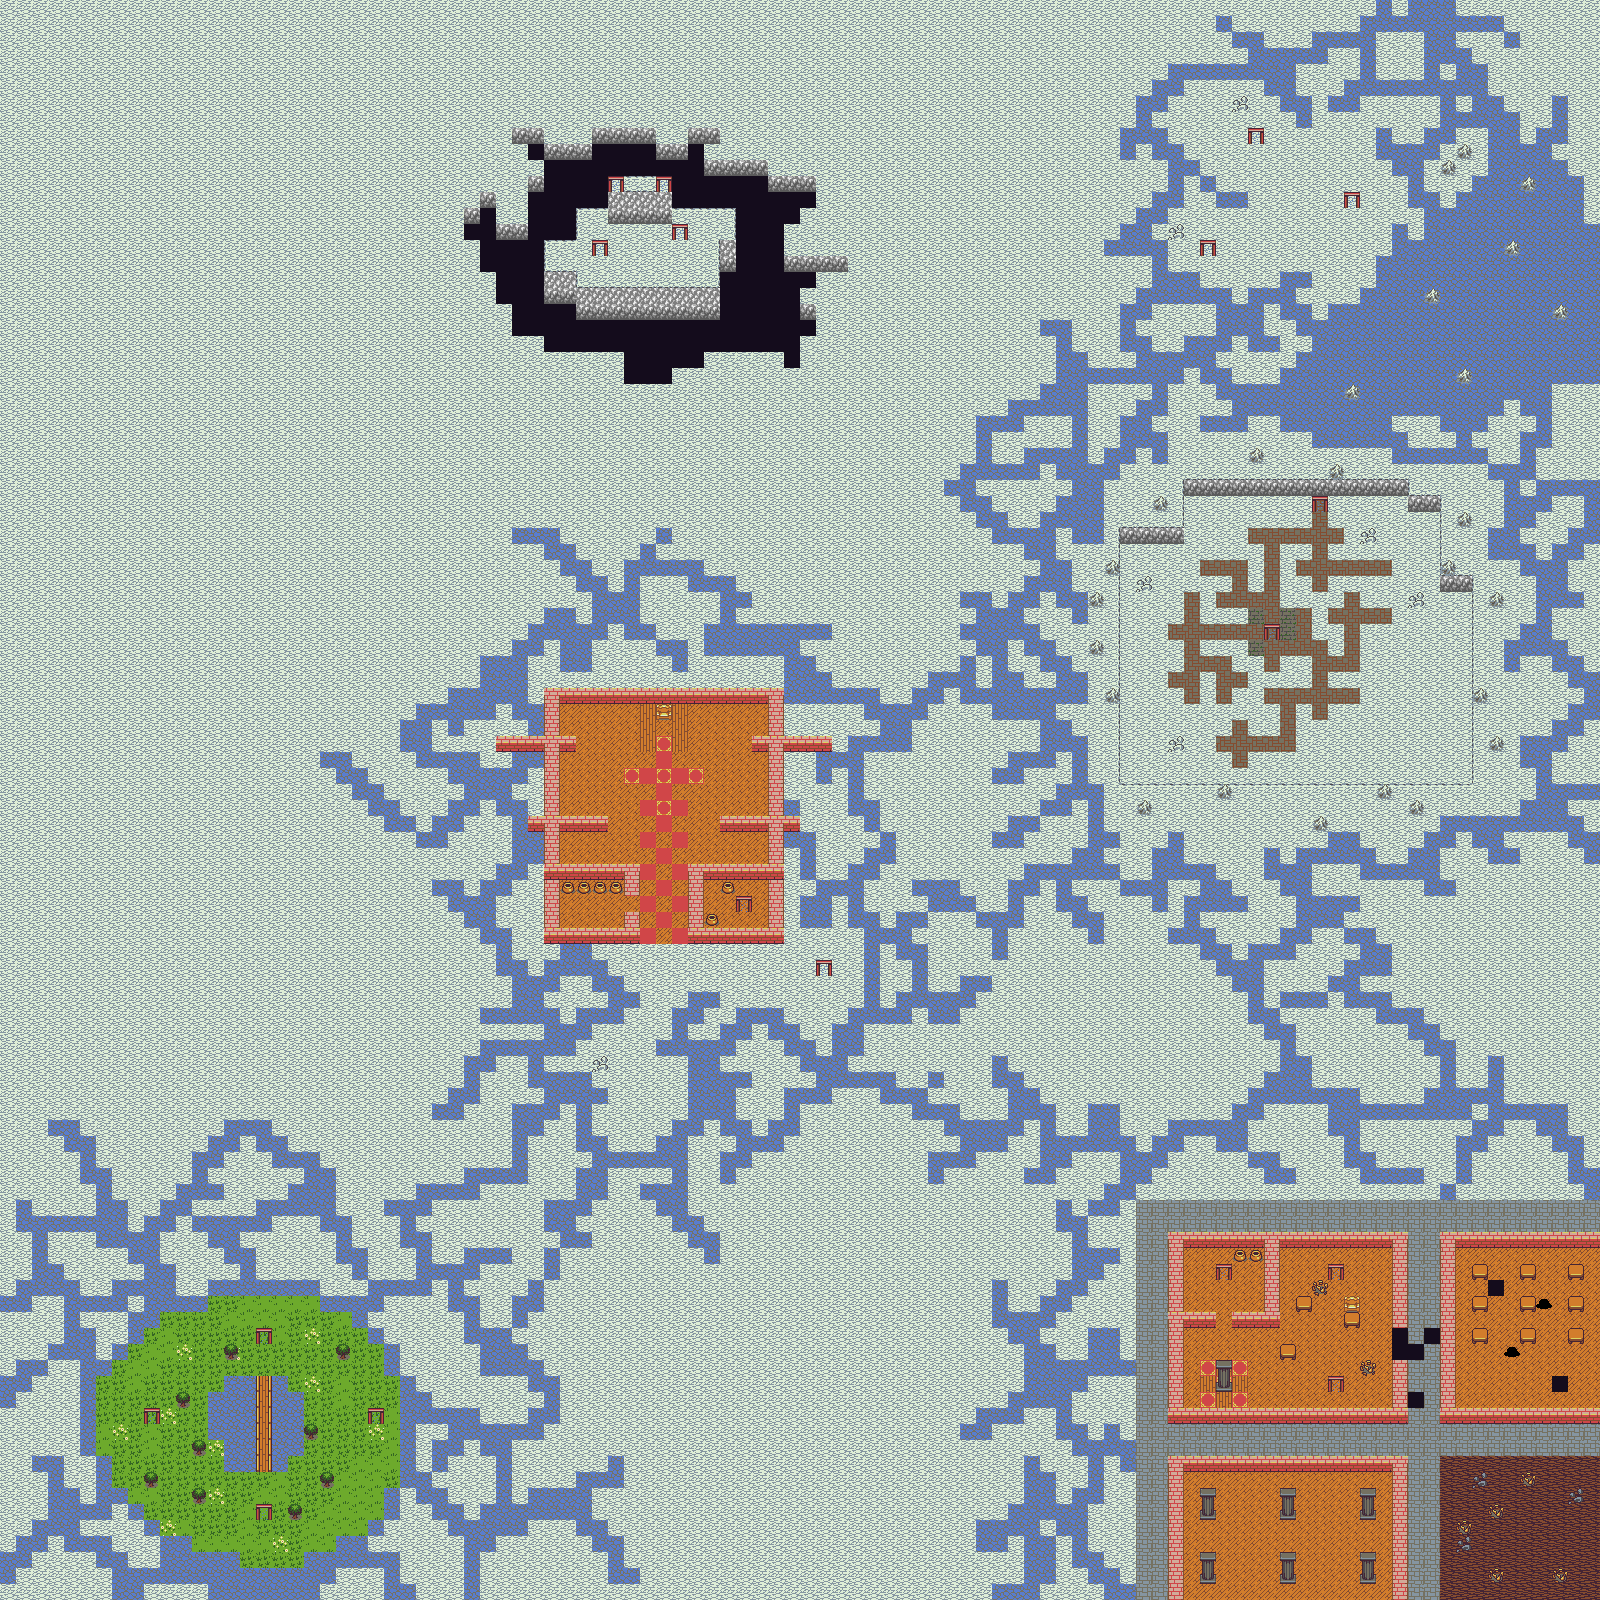

This is a level from a 2D game, rendered from its Tiled map with the project's own tilesets. A one-line summary and the map file follow, with tile-layer data summarised:
An orthogonal 100x100 tile map with 16x16 px tiles, 3 tile layers (base, detail, fringe) and 41 objects (18x portal, 3x npc, hub_entrance, switch, avenger_room_in, ...).

<map version="1.9" tiledversion="1.9.2" orientation="orthogonal" renderorder="right-down" width="100" height="100" tilewidth="16" tileheight="16" infinite="0" nextlayerid="5" nextobjectid="45">
 <properties>
  <property name="battle_field_name" value="bf_sanctum" />
  <property name="encounter_set_id" type="int" value="1" />
  <property name="map_name" value="Sanctum of Thought" />
  <property name="map_subtitle" value="The Final Step" />
  <property name="music_name" value="sanctum_of_thought" />
  <property name="water_direction_x" type="float" value="-0.1" />
  <property name="water_direction_y" type="float" value="-0.1" />
  <property name="water_drift_x" type="float" value="0.05" />
  <property name="water_drift_y" type="float" value="0.09" />
  <property name="water_speed" type="float" value="1" />
 </properties>
 <tileset firstgid="1" source="amalgamation.tsx" />
 <layer id="1" name="base" width="100" height="100">
  <data>[10000 cells, 10000 non-empty, 21 distinct tile ids]</data>
 </layer>
 <layer id="2" name="detail" width="100" height="100">
  <data>[10000 cells, 195 non-empty, 22 distinct tile ids]</data>
 </layer>
 <layer id="3" name="fringe" width="100" height="100">
  <data>[10000 cells, 18 non-empty, 2 distinct tile ids]</data>
 </layer>
 <objectgroup id="4" name="objects">
  <object id="1" name="hub_entrance" x="624" y="1104" width="16" height="16" />
  <object id="2" name="avenger_chest" class="switch" x="704" y="880" width="16" height="16">
   <properties>
    <property name="interact_id" type="int" value="19" />
    <property name="sprite_id" type="int" value="20" />
   </properties>
  </object>
  <object id="3" name="avenger_room_in" x="736" y="912" width="16" height="16" />
  <object id="5" name="to_island" class="portal" x="816" y="960" width="16" height="16">
   <properties>
    <property name="exit_map" value="sanctum" />
    <property name="exit_name" value="island_right" />
   </properties>
  </object>
  <object id="6" name="island_right" x="1328" y="192" width="16" height="16" />
  <object id="7" name="sanctum_first_portal" x="816" y="976" width="16" height="16" />
  <object id="8" name="to_entrance" class="portal" x="1344" y="192" width="16" height="16">
   <properties>
    <property name="exit_map" value="sanctum" />
    <property name="exit_name" value="sanctum_first_portal" />
   </properties>
  </object>
  <object id="9" name="to_city" class="portal" x="1200" y="240" width="16" height="16">
   <properties>
    <property name="exit_map" value="sanctum" />
    <property name="exit_name" value="city_top_left" />
   </properties>
  </object>
  <object id="10" name="city_top_left" x="1216" y="1280" width="16" height="16" />
  <object id="11" name="to_island_bottom" class="portal" x="1216" y="1264" width="16" height="16">
   <properties>
    <property name="exit_map" value="sanctum" />
    <property name="exit_name" value="island_bottom" />
   </properties>
  </object>
  <object id="12" name="island_bottom" x="1216" y="240" width="16" height="16" />
  <object id="13" name="island_top" x="1248" y="144" width="16" height="16" />
  <object id="14" name="final_entrance" x="1312" y="512" width="16" height="16" />
  <object id="15" name="void_bottom_right" x="672" y="240" width="16" height="16" />
  <object id="16" name="void_bottom_left" x="608" y="240" width="16" height="16" />
  <object id="17" name="void_top_left" x="624" y="176" width="16" height="16" />
  <object id="18" name="void_top_right" x="640" y="176" width="16" height="16" />
  <object id="19" name="city_top_right" x="1328" y="1280" width="16" height="16" />
  <object id="20" name="city_bottom_right" x="1328" y="1392" width="16" height="16" />
  <object id="21" name="trick_portal" class="portal" x="1328" y="1376" width="16" height="16">
   <properties>
    <property name="exit_map" value="sanctum" />
    <property name="exit_name" value="sanctum_first_portal" />
   </properties>
  </object>
  <object id="22" name="portal_to_void" class="portal" x="1328" y="1264" width="16" height="16">
   <properties>
    <property name="exit_map" value="sanctum" />
    <property name="exit_name" value="void_bottom_left" />
   </properties>
  </object>
  <object id="24" name="portal_to_city_void_bl" class="portal" x="592" y="240" width="16" height="16">
   <properties>
    <property name="exit_map" value="sanctum" />
    <property name="exit_name" value="city_top_right" />
   </properties>
  </object>
  <object id="25" name="portal_to_oasis_s" class="portal" x="672" y="224" width="16" height="16">
   <properties>
    <property name="exit_map" value="sanctum" />
    <property name="exit_name" value="oasis_s" />
   </properties>
  </object>
  <object id="26" name="oasis_s" x="256" y="1488" width="16" height="16" />
  <object id="27" name="to_void_br" class="portal" x="256" y="1504" width="16" height="16">
   <properties>
    <property name="exit_map" value="sanctum" />
    <property name="exit_name" value="void_bottom_right" />
   </properties>
  </object>
  <object id="28" name="to_avenger_room" class="portal" x="144" y="1408" width="16" height="16">
   <properties>
    <property name="exit_map" value="sanctum" />
    <property name="exit_name" value="avenger_room_in" />
   </properties>
  </object>
  <object id="29" name="avenger_room_out" class="portal" x="736" y="896" width="16" height="16">
   <properties>
    <property name="exit_map" value="sanctum" />
    <property name="exit_name" value="oasis_w" />
   </properties>
  </object>
  <object id="30" name="oasis_w" x="160" y="1408" width="16" height="16" />
  <object id="31" name="oasis_n" x="256" y="1344" width="16" height="16" />
  <object id="32" name="oasis_e" x="352" y="1408" width="16" height="16" />
  <object id="33" name="to_void_tl" class="portal" x="256" y="1328" width="16" height="16">
   <properties>
    <property name="exit_map" value="sanctum" />
    <property name="exit_name" value="void_top_left" />
   </properties>
  </object>
  <object id="34" name="trick_portal" class="portal" x="608" y="176" width="16" height="16">
   <properties>
    <property name="exit_map" value="sanctum" />
    <property name="exit_name" value="sanctum_first_portal" />
   </properties>
  </object>
  <object id="35" name="to_final" class="portal" x="656" y="176" width="16" height="16">
   <properties>
    <property name="exit_map" value="sanctum" />
    <property name="exit_name" value="final_entrance" />
   </properties>
  </object>
  <object id="36" name="to_island_top" class="portal" x="368" y="1408" width="16" height="16">
   <properties>
    <property name="exit_map" value="sanctum" />
    <property name="exit_name" value="island_top" />
   </properties>
  </object>
  <object id="37" name="to_oasis_e" class="portal" x="1248" y="128" width="16" height="16">
   <properties>
    <property name="exit_map" value="sanctum" />
    <property name="exit_name" value="oasis_e" />
   </properties>
  </object>
  <object id="38" name="oracle_1" class="npc" x="656" y="704" width="16" height="16">
   <properties>
    <property name="interact_id" type="int" value="20" />
    <property name="sprite_id" type="int" value="2" />
   </properties>
  </object>
  <object id="39" name="oracle_2" class="npc" x="1264" y="576" width="16" height="16">
   <properties>
    <property name="interact_id" type="int" value="21" />
    <property name="sprite_id" type="int" value="2" />
   </properties>
  </object>
  </objectgroup>
</map>
<!-- 4 of 41 objects omitted -->
